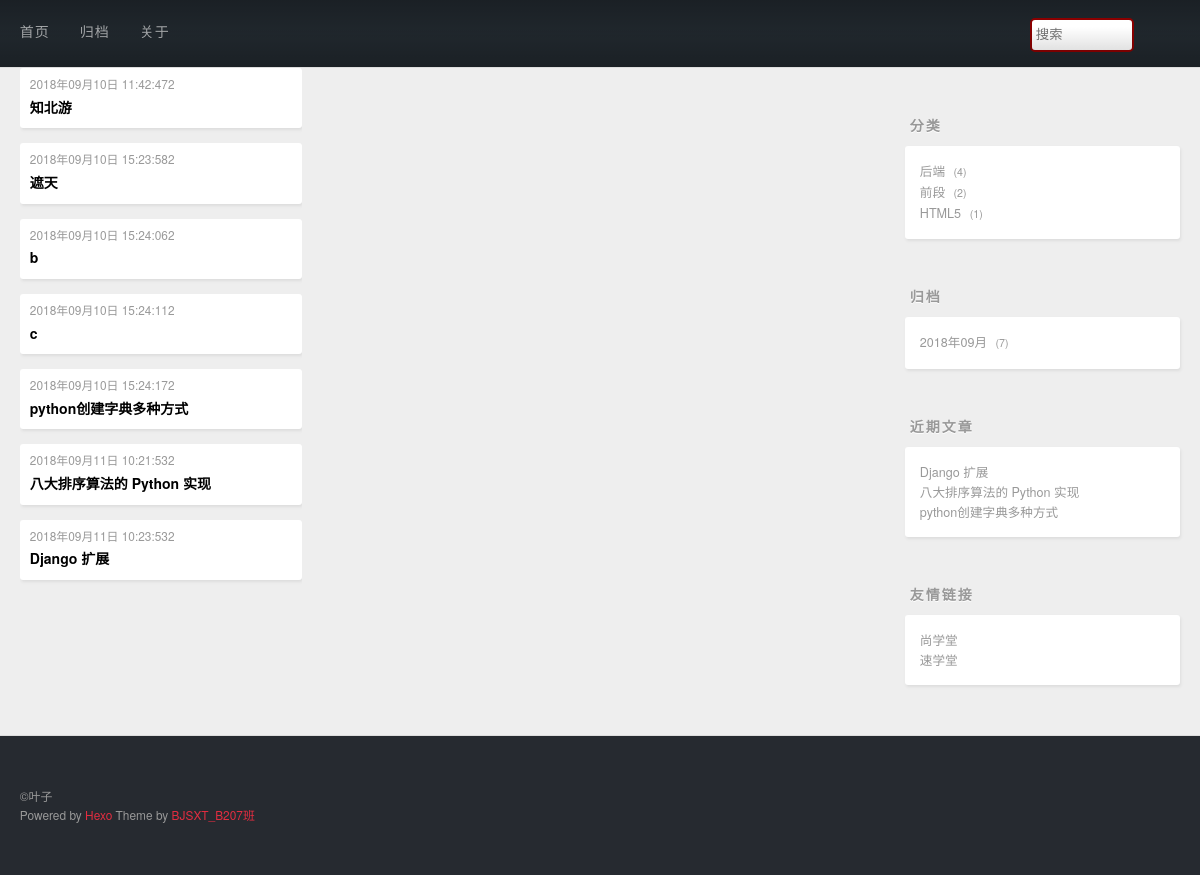
The page /archive/2018/09 on the database its author committed.
### blog/models.py (models this page shows, shortened)
class Post(models.Model):
    id = models.AutoField(primary_key=True)
    title = models.CharField(max_length=20, verbose_name='标题')
    desc = models.TextField(verbose_name='简介')
    content = RichTextUploadingField(null=True, blank=True, verbose_name='内容')
    created = models.DateTimeField(auto_now_add=True, verbose_name='创建时间')
    modified = models.DateField(auto_now=True)
    category = models.ForeignKey(Category, on_delete=models.CASCADE)
    tag = models.ManyToManyField(Tag)
    class Meta:
        db_table = "t_post"
        verbose_name_plural = '帖子'

### blog/views.py (the view)
# urls.py: url(r'^archive/(\d+)/(\d+)', views.archive, name='archive'),
def archive(request, year, month):
    post = Post.objects.filter(created__year=year, created__month=month)
    return render(request, 'archive.html', {'post': post})

### sxtblog/getrightinfp.py (called while the page is built)
def get_right_info(request):
    from django.db.models import Count
    cate_posts = Post.objects.values('category__cname','category').annotate(count=Count('*')).order_by('-count')
    from django.db import connection
    cursor = connection.cursor()
    arc_posts = cursor.execute(
        "select created,count('*') as count from t_post group by strftime('%Y-%m',created) order by count desc"
    ).fetchall()
    cursor.close()
    recent_posts = Post.objects.order_by('-id')[:3]
    return {'cate_posts': cate_posts,'recent_posts': recent_posts,'arc_posts': arc_posts}

### blog/templates/archive.html
{% extends 'base.html' %}
{% block main %}
    {% for i in post %}
        <div class="archives">
            <article class="archive-article archive-type-post">
                <div class="archive-article-inner">
                    <header class="archive-article-header">
                        <a href="/archive/{{ i.created|date:'Y/m' }}" class="archive-article-date">
                            <time>{{ i.created|date:'Y年m月d日 H:i:s' }}2</time>
                        </a>
                        <h1 itemprop="name">
                            <a class="archive-article-title" target="_blank" href="/post/{{ i.id }}">{{ i.title }}</a>
                        </h1>
                    </header>
                </div>
            </article>
        </div>
    {% endfor %}
{% endblock main %}

### templates/right.html
<div class="widget-wrap">
    <h3 class="widget-title"><font style="vertical-align: inherit;"><font style="vertical-align: inherit;">分类</font></font></h3>
    <div class="widget">
        <ul class="category-list">
            {% for category in cate_posts  %}
                <li class="category-list-item">
                    <a class="category-list-link" href="/category/{{ category.category }}"><font style="vertical-align: inherit;"><font style="vertical-align: inherit;">{{ category.category__cname }}</font></font></a>
                    <span class="category-list-count"><font style="vertical-align: inherit;"><font style="vertical-align: inherit;">{{ category.count }}</font></font></span>
                </li>
            {% endfor %}
        </ul>
    </div>
</div>
<div class="widget-wrap">
    <h3 class="widget-title"><font style="vertical-align: inherit;"><font style="vertical-align: inherit;">归档</font></font></h3>
    <div class="widget">
        <ul class="archive-list">
            {% for time in arc_posts %}
                <li class="archive-list-item">
                    <a class="archive-list-link" href="/archive/{{ time.0|date:'Y/m' }}"><font style="vertical-align: inherit;"><font style="vertical-align: inherit;">{{ time.0|date:'Y年m月' }}</font></font></a>
                    <span class="archive-list-count"><font style="vertical-align: inherit;"><font style="vertical-align: inherit;">{{ time.1 }}</font></font></span>
                </li>
            {% endfor %}
        </ul>
    </div>
</div>
<div class="widget-wrap">
    <h3 class="widget-title"><font style="vertical-align: inherit;"><font style="vertical-align: inherit;">近期文章</font></font></h3>
    <div class="widget">
        <ul>
            {% for blog in recent_posts %}
                <li>
                    <a href="/post/{{ blog.id }}" target="_blank"><font style="vertical-align: inherit;"><font style="vertical-align: inherit;">{{ blog.title }}</font></font></a>
                </li>
            {% endfor %}
        </ul>
    </div>
</div>
<div class="widget-wrap">
    <h3 class="widget-title"><font style="vertical-align: inherit;"><font style="vertical-align: inherit;">友情链接</font></font></h3>
    <div class="widget">
        <ul>
            <li>
                <a href="http://www.bjsxt.com/" target="_blank"><font style="vertical-align: inherit;"><font style="vertical-align: inherit;">尚学堂</font></font></a>
            </li>
            <li>
                <a href="http://www.sxt.cn/" target="_blank"><font style="vertical-align: inherit;"><font style="vertical-align: inherit;">速学堂</font></font></a>
            </li>
        </ul>
    </div>
</div>

### static/css/style.css (style rules this page uses)
body { zoom: 1; width: 100%; }
body:before, body:after { content: ""; display: table; }
body:after { clear: both; }
html, body, div, span, applet, object, iframe, h1, h2, h3, h4, h5, h6, p, blockquote, pre, a, abbr, acronym, address, big, cite, code, del, dfn, em, img, ins, kbd, q, s, samp, small, strike, strong, sub, sup, tt, var, dl, dt, dd, ol, ul, li, fieldset, form, label, legend, table, caption, tbody, tfoot, thead, tr, th, td { margin: 0; padding: 0; border: 0; outline: 0; font-weight: inherit; font-style: inherit; font-family: inherit; font-size: 100%; vertical-align: baseline; }
body { line-height: 1; color: #000; background: #fff; }
ol, ul { list-style: none; }
html, body, #container { height: 100%; }
body { background: #eee; font: 14px/1.6em "寰蒋闆呴粦", "Microsoft Yahei", "Droid Sans", Helvetica Neue, Helvetica, Arial, sans-serif; -webkit-text-size-adjust: 100%; }
.article-date, .article-category-link, .archive-year, .widget-title { text-decoration: none; text-transform: uppercase; letter-spacing: 2px; color: #999; margin-bottom: 1em; margin-left: 5px; line-height: 1em; text-shadow: 0 1px #fff; font-weight: bold; }
.article-inner, .archive-article-inner { background: #fff; -webkit-box-shadow: 1px 2px 3px #ddd; box-shadow: 1px 2px 3px #ddd; -webkit-border-radius: 3px; border-radius: 3px; }
.article-entry ul, .widget ul, .article-entry ol, .widget ol, .article-entry dl, .widget dl { margin: 0 20px; line-height: 1.6em; }
.article-entry ul, .widget ul { list-style: disc; }
.archives { zoom: 1; }
.archives:before, .archives:after { content: ""; display: table; }
.archives:after { clear: both; }
.archives { -webkit-column-gap: 10px; -moz-column-gap: 10px; column-gap: 10px; }
@media screen and (min-width: 768px) { .archives { -webkit-column-count: 3; -moz-column-count: 3; column-count: 3; } }
.archive-article { -webkit-column-break-inside: avoid; page-break-inside: avoid; overflow: hidden; break-inside: avoid-column; }
.archive-article-inner { padding: 10px; margin-bottom: 15px; }
.archive-article-title { text-decoration: none; font-weight: bold; color: #000; -webkit-transition: color 0.2s; -moz-transition: color 0.2s; -o-transition: color 0.2s; -ms-transition: color 0.2s; transition: color 0.2s; line-height: 1.6em; }
.archive-article-date { color: #999; text-decoration: none; font-size: 0.85em; line-height: 1em; margin-bottom: 0.5em; display: block; }
.widget-wrap { margin: 50px 0; }
.widget { color: #777; text-shadow: 0 1px #fff; background: #fff; -webkit-box-shadow: 1px 2px 3px #ddd; box-shadow: 1px 2px 3px #ddd; padding: 15px; -webkit-border-radius: 3px; border-radius: 3px; }
.widget a { color: #999; text-decoration: none; }
.widget { line-height: 1.6em; word-wrap: break-word; font-size: 0.9em; }
.widget ul, .widget ol { list-style: none; margin: 0; }
.category-list-count, .tag-list-count, .archive-list-count { padding-left: 5px; color: #999; font-size: 0.85em; }
.category-list-count:before, .tag-list-count:before, .archive-list-count:before { content: "("; }
.category-list-count:after, .tag-list-count:after, .archive-list-count:after { content: ")"; }

### rows shown on the page
Post: created "2018年09月10日 11:42:47", title "知北游"
Post: created "2018年09月10日 15:23:58", title "遮天"
Post: created "2018年09月10日 15:24:06", title "b"
Post: created "2018年09月10日 15:24:11", title "c"
Post: created "2018年09月10日 15:24:17", title "python创建字典多种方式"
Post: created "2018年09月11日 10:21:53", title "八大排序算法的 Python 实现"
Post: created "2018年09月11日 10:23:53", title "Django 扩展"

### other values the page prints
{{ category.category__cname }} "后端" "前段" "HTML5"
{{ category.count }} "4" "2" "1"
{{ time.0|date:'Y年m月' }} "2018年09月"
{{ time.1 }} "7"
